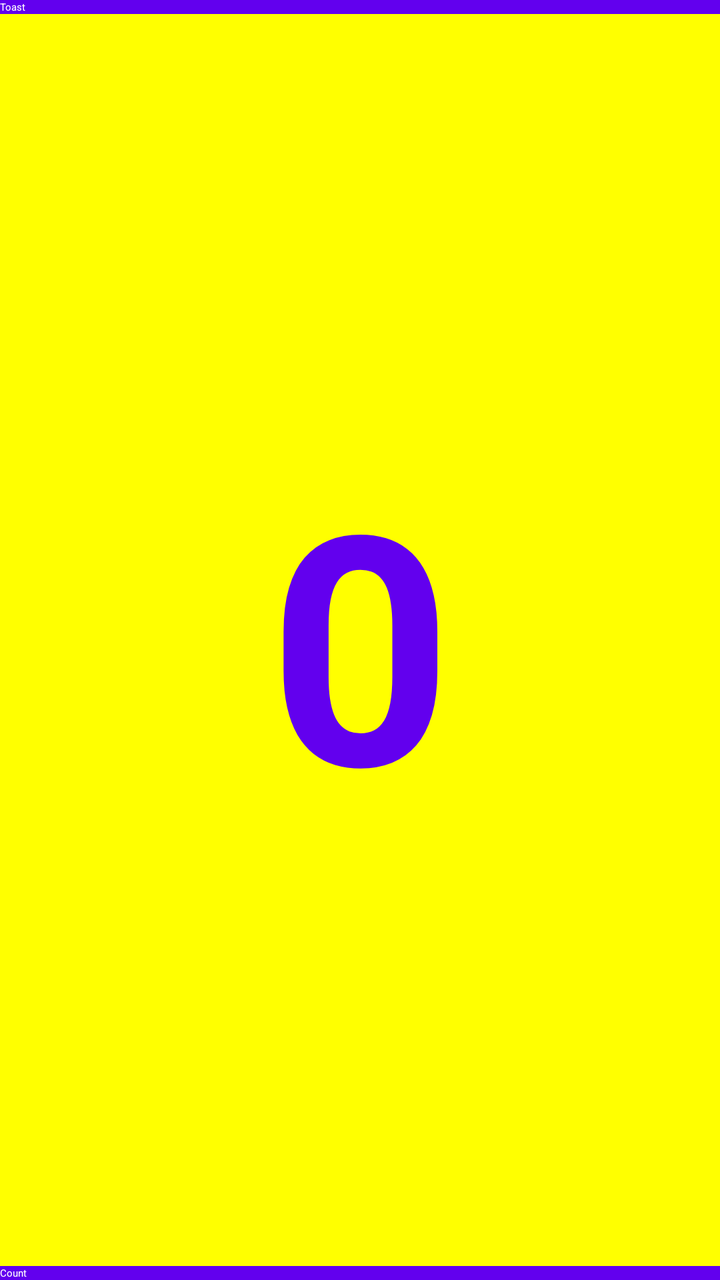
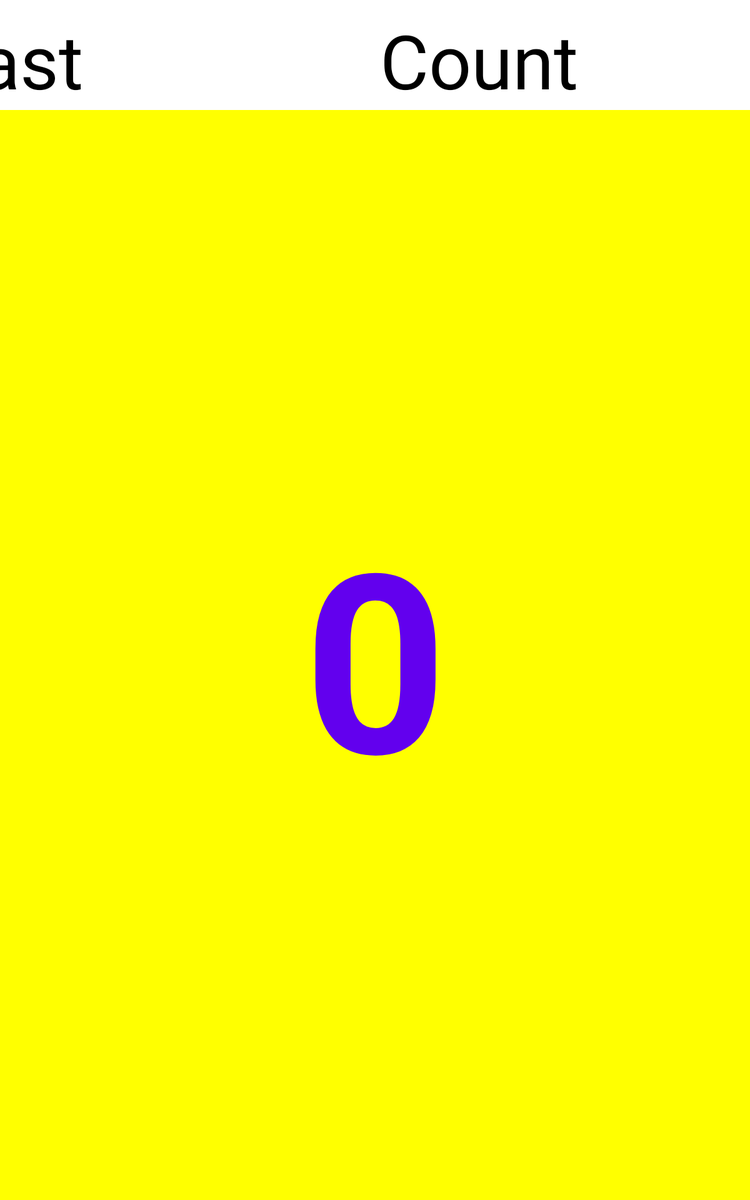

An Android layout and its configuration variant, each rendered on a device that would load it. The default file and the variant file are quoted in full after the pictures.
<!-- AndroidManifest.xml: application theme Theme.Hw2 -->
<!-- res/layout/activity_hello_toast_pt_b.xml -->
<?xml version="1.0" encoding="utf-8"?>
<androidx.constraintlayout.widget.ConstraintLayout
    xmlns:android="http://schemas.android.com/apk/res/android"
    xmlns:app="http://schemas.android.com/apk/res-auto"
    android:layout_width="match_parent"
    android:layout_height="match_parent">

    <Button
        android:id="@+id/button_toast"
        style="@style/button_style"
        android:text="@string/button_label_toast"
        app:layout_constraintEnd_toEndOf="parent"
        app:layout_constraintStart_toStartOf="parent"
        app:layout_constraintTop_toTopOf="parent" />

    <Button
        android:id="@+id/button_count"
        style="@style/button_style"
        android:layout_width="0dp"
        android:layout_height="wrap_content"
        android:text="@string/button_label_count"
        app:layout_constraintBottom_toBottomOf="parent"
        app:layout_constraintEnd_toEndOf="parent"
        app:layout_constraintStart_toStartOf="parent" />

    <TextView
        android:id="@+id/show_count"
        android:layout_width="0dp"
        android:layout_height="0dp"
        android:background="#FFFF00"
        android:gravity="center"
        android:text="@string/count_initial_value"
        android:textAlignment="center"
        android:textColor="@color/design_default_color_primary"
        android:textSize="160sp"
        android:textStyle="bold"
        app:layout_constraintBottom_toTopOf="@+id/button_count"
        app:layout_constraintEnd_toEndOf="parent"
        app:layout_constraintStart_toStartOf="parent"
        app:layout_constraintTop_toBottomOf="@+id/button_toast" />
</androidx.constraintlayout.widget.ConstraintLayout>
<!-- resources referenced by this layout -->
<resources>
  <string name="button_label_count">Count</string>
  <string name="button_label_toast">Toast</string>
  <string name="count_initial_value">0</string>
  <style name="button_style">
          <item name="android:layout_width">0dp</item>
          <item name="android:layout_height">wrap_content</item>
          <item name="android:background">@color/design_default_color_primary</item>
          <item name="android:textColor">@android:color/white</item>
      </style>
</resources>
<!-- res/layout-sw600dp/activity_hello_toast_pt_b.xml (the repository's variant of the layout above) -->
<!-- drawn on a 7-inch tablet held upright -->
<?xml version="1.0" encoding="utf-8"?>
<androidx.constraintlayout.widget.ConstraintLayout
    xmlns:android="http://schemas.android.com/apk/res/android"
    xmlns:app="http://schemas.android.com/apk/res-auto"
    android:layout_width="match_parent"
    android:layout_height="match_parent">

    <Button
        android:id="@+id/button_toast"
        style="@style/button_style_tablets"
        android:layout_width="388dp"
        android:layout_marginStart="8dp"
        android:layout_marginTop="8dp"
        android:text="@string/button_label_toast"
        app:layout_constraintEnd_toStartOf="@+id/button_count"
        app:layout_constraintHorizontal_bias="0.5"
        app:layout_constraintStart_toStartOf="parent"
        app:layout_constraintTop_toTopOf="parent" />

    <Button
        android:id="@+id/button_count"
        style="@style/button_style_tablets"
        android:layout_width="388dp"
        android:layout_height="wrap_content"
        android:text="@string/button_label_count"
        app:layout_constraintBaseline_toBaselineOf="@+id/button_toast"
        app:layout_constraintEnd_toEndOf="parent"
        app:layout_constraintHorizontal_bias="0.5"
        app:layout_constraintStart_toEndOf="@+id/button_toast" />

    <TextView
        android:id="@+id/show_count"
        android:layout_width="0dp"
        android:layout_height="0dp"
        android:background="#FFFF00"
        android:gravity="center"
        android:text="@string/count_initial_value"
        android:textAlignment="center"
        android:textColor="@color/design_default_color_primary"
        android:textSize="200sp"
        android:textStyle="bold"
        app:layout_constraintBottom_toBottomOf="parent"
        app:layout_constraintEnd_toEndOf="parent"
        app:layout_constraintHorizontal_bias="0.545"
        app:layout_constraintStart_toStartOf="parent"
        app:layout_constraintTop_toBottomOf="@+id/button_toast"
        app:layout_constraintVertical_bias="0.0" />
</androidx.constraintlayout.widget.ConstraintLayout>
<!-- resources referenced by the variant -->
<!-- as a 7-inch tablet held upright resolves them -->
<resources>
  <string name="button_label_count">Count</string>
  <string name="button_label_toast">Toast</string>
  <string name="count_initial_value">0</string>
  <style name="button_style_tablets" parent="button_style">
          <item name="android:layout_width">wrap_content</item>
          <item name="android:layout_height">wrap_content</item>
          <item name="android:textSize">60sp</item>
      </style>
  <style name="button_style">
          <item name="android:layout_width">0dp</item>
          <item name="android:layout_height">wrap_content</item>
          <item name="android:background">@color/design_default_color_primary</item>
          <item name="android:textColor">@android:color/white</item>
      </style>
</resources>
